Frame 1 (no input): blank canvas, image omitted
Frame 60 (the mouse pressed at the canvas centre just before this capture): blank canvas, image omitted
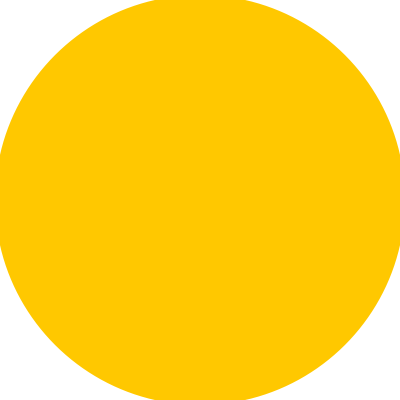
Frame 120 (the mouse held since frame 60 and released just before this capture)

The Processing sketch whose frames 1 and 60 were blank and that drew this single picture after the mouse press (run headless with seeded random() and noise(); from frame 60 on, the mouse is pressed at the canvas centre):

// Processing sketch: processing_114217
// ── processing_114217.pde

int x=0;
int y=0;

void setup() {
  size(400, 400);
  background(255);
  frameRate(10);
}

void draw() {
  if (mousePressed) {
    fill(255);
    noStroke();
    rect(0, 0, width, height);
    fill(255, 200, 0);
    ellipse(mouseX, mouseY, x, y);
    if(x<=400){
    x+=10;
    y+=10;
    }
  } 
  else {
    fill(255);
    noStroke();
    rect(0, 0, width, height);
    fill(0, 200, 255);
    ellipse(mouseX, mouseY, x, y);
    if (x>=0){
    x-=10;
    y-=10;
    }
  }
}
